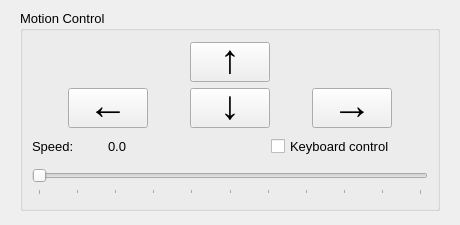
<?xml version="1.0" encoding="UTF-8"?>
<ui version="4.0">
 <class>MotionControlWidget</class>
 <widget class="QWidget" name="MotionControlWidget">
  <property name="geometry">
   <rect>
    <x>0</x>
    <y>0</y>
    <width>460</width>
    <height>225</height>
   </rect>
  </property>
  <property name="windowTitle">
   <string>Form</string>
  </property>
  <widget class="QGroupBox" name="groupBox">
   <property name="geometry">
    <rect>
     <x>20</x>
     <y>10</y>
     <width>420</width>
     <height>201</height>
    </rect>
   </property>
   <property name="font">
    <font>
     <pointsize>10</pointsize>
    </font>
   </property>
   <property name="title">
    <string>Motion Control</string>
   </property>
   <layout class="QVBoxLayout" name="verticalLayout">
    <item>
     <layout class="QGridLayout" name="gridLayout">
      <property name="sizeConstraint">
       <enum>QLayout::SetDefaultConstraint</enum>
      </property>
      <item row="1" column="1">
       <widget class="QPushButton" name="downButton">
        <property name="minimumSize">
         <size>
          <width>40</width>
          <height>40</height>
         </size>
        </property>
        <property name="maximumSize">
         <size>
          <width>80</width>
          <height>40</height>
         </size>
        </property>
        <property name="font">
         <font>
          <family>Consolas</family>
          <pointsize>30</pointsize>
          <weight>50</weight>
          <bold>false</bold>
         </font>
        </property>
        <property name="text">
         <string>↓</string>
        </property>
       </widget>
      </item>
      <item row="1" column="0">
       <widget class="QPushButton" name="leftButton">
        <property name="minimumSize">
         <size>
          <width>40</width>
          <height>40</height>
         </size>
        </property>
        <property name="maximumSize">
         <size>
          <width>80</width>
          <height>40</height>
         </size>
        </property>
        <property name="font">
         <font>
          <family>Consolas</family>
          <pointsize>30</pointsize>
          <weight>50</weight>
          <bold>false</bold>
         </font>
        </property>
        <property name="text">
         <string>←</string>
        </property>
       </widget>
      </item>
      <item row="0" column="1">
       <widget class="QPushButton" name="upButton">
        <property name="minimumSize">
         <size>
          <width>40</width>
          <height>40</height>
         </size>
        </property>
        <property name="maximumSize">
         <size>
          <width>80</width>
          <height>40</height>
         </size>
        </property>
        <property name="font">
         <font>
          <family>Consolas</family>
          <pointsize>30</pointsize>
          <weight>50</weight>
          <italic>false</italic>
          <bold>false</bold>
          <underline>false</underline>
          <strikeout>false</strikeout>
          <kerning>true</kerning>
         </font>
        </property>
        <property name="text">
         <string>↑</string>
        </property>
       </widget>
      </item>
      <item row="1" column="2">
       <widget class="QPushButton" name="rightButton">
        <property name="minimumSize">
         <size>
          <width>40</width>
          <height>40</height>
         </size>
        </property>
        <property name="maximumSize">
         <size>
          <width>80</width>
          <height>40</height>
         </size>
        </property>
        <property name="font">
         <font>
          <family>Consolas</family>
          <pointsize>30</pointsize>
          <weight>50</weight>
          <bold>false</bold>
         </font>
        </property>
        <property name="text">
         <string>→</string>
        </property>
       </widget>
      </item>
     </layout>
    </item>
    <item>
     <layout class="QHBoxLayout" name="horizontalLayout">
      <item>
       <widget class="QLabel" name="label">
        <property name="maximumSize">
         <size>
          <width>70</width>
          <height>50</height>
         </size>
        </property>
        <property name="font">
         <font>
          <pointsize>10</pointsize>
         </font>
        </property>
        <property name="text">
         <string>Speed:</string>
        </property>
       </widget>
      </item>
      <item>
       <widget class="QLabel" name="speedValueLabel">
        <property name="maximumSize">
         <size>
          <width>16777215</width>
          <height>50</height>
         </size>
        </property>
        <property name="font">
         <font>
          <pointsize>10</pointsize>
         </font>
        </property>
        <property name="text">
         <string>0.0</string>
        </property>
       </widget>
      </item>
      <item>
       <widget class="QCheckBox" name="keyboardCheckBox">
        <property name="font">
         <font>
          <pointsize>10</pointsize>
         </font>
        </property>
        <property name="text">
         <string>Keyboard control</string>
        </property>
        <property name="checked">
         <bool>false</bool>
        </property>
       </widget>
      </item>
     </layout>
    </item>
    <item>
     <widget class="QSlider" name="speedSlider">
      <property name="minimumSize">
       <size>
        <width>0</width>
        <height>30</height>
       </size>
      </property>
      <property name="minimum">
       <number>0</number>
      </property>
      <property name="maximum">
       <number>100</number>
      </property>
      <property name="singleStep">
       <number>1</number>
      </property>
      <property name="pageStep">
       <number>2</number>
      </property>
      <property name="tracking">
       <bool>true</bool>
      </property>
      <property name="orientation">
       <enum>Qt::Horizontal</enum>
      </property>
      <property name="invertedAppearance">
       <bool>false</bool>
      </property>
      <property name="invertedControls">
       <bool>false</bool>
      </property>
      <property name="tickPosition">
       <enum>QSlider::TicksBelow</enum>
      </property>
      <property name="tickInterval">
       <number>10</number>
      </property>
     </widget>
    </item>
   </layout>
  </widget>
 </widget>
 <resources/>
 <connections>
  <connection>
   <sender>leftButton</sender>
   <signal>pressed()</signal>
   <receiver>MotionControlWidget</receiver>
   <slot>onLeftPressed()</slot>
   <hints>
    <hint type="sourcelabel">
     <x>106</x>
     <y>165</y>
    </hint>
    <hint type="destinationlabel">
     <x>229</x>
     <y>149</y>
    </hint>
   </hints>
  </connection>
  <connection>
   <sender>speedSlider</sender>
   <signal>valueChanged(int)</signal>
   <receiver>MotionControlWidget</receiver>
   <slot>onSliderValueChanged(int)</slot>
   <hints>
    <hint type="sourcelabel">
     <x>229</x>
     <y>264</y>
    </hint>
    <hint type="destinationlabel">
     <x>229</x>
     <y>149</y>
    </hint>
   </hints>
  </connection>
  <connection>
   <sender>downButton</sender>
   <signal>pressed()</signal>
   <receiver>MotionControlWidget</receiver>
   <slot>onDownPressed()</slot>
   <hints>
    <hint type="sourcelabel">
     <x>228</x>
     <y>165</y>
    </hint>
    <hint type="destinationlabel">
     <x>229</x>
     <y>149</y>
    </hint>
   </hints>
  </connection>
  <connection>
   <sender>downButton</sender>
   <signal>released()</signal>
   <receiver>MotionControlWidget</receiver>
   <slot>onArrowKeyReleased()</slot>
   <hints>
    <hint type="sourcelabel">
     <x>228</x>
     <y>165</y>
    </hint>
    <hint type="destinationlabel">
     <x>229</x>
     <y>149</y>
    </hint>
   </hints>
  </connection>
  <connection>
   <sender>upButton</sender>
   <signal>pressed()</signal>
   <receiver>MotionControlWidget</receiver>
   <slot>onUpPressed()</slot>
   <hints>
    <hint type="sourcelabel">
     <x>228</x>
     <y>79</y>
    </hint>
    <hint type="destinationlabel">
     <x>229</x>
     <y>149</y>
    </hint>
   </hints>
  </connection>
  <connection>
   <sender>rightButton</sender>
   <signal>pressed()</signal>
   <receiver>MotionControlWidget</receiver>
   <slot>onRightPressed()</slot>
   <hints>
    <hint type="sourcelabel">
     <x>350</x>
     <y>165</y>
    </hint>
    <hint type="destinationlabel">
     <x>229</x>
     <y>149</y>
    </hint>
   </hints>
  </connection>
  <connection>
   <sender>rightButton</sender>
   <signal>released()</signal>
   <receiver>MotionControlWidget</receiver>
   <slot>onArrowKeyReleased()</slot>
   <hints>
    <hint type="sourcelabel">
     <x>350</x>
     <y>165</y>
    </hint>
    <hint type="destinationlabel">
     <x>229</x>
     <y>149</y>
    </hint>
   </hints>
  </connection>
  <connection>
   <sender>upButton</sender>
   <signal>released()</signal>
   <receiver>MotionControlWidget</receiver>
   <slot>onArrowKeyReleased()</slot>
   <hints>
    <hint type="sourcelabel">
     <x>228</x>
     <y>79</y>
    </hint>
    <hint type="destinationlabel">
     <x>229</x>
     <y>149</y>
    </hint>
   </hints>
  </connection>
  <connection>
   <sender>leftButton</sender>
   <signal>released()</signal>
   <receiver>MotionControlWidget</receiver>
   <slot>onArrowKeyReleased()</slot>
   <hints>
    <hint type="sourcelabel">
     <x>106</x>
     <y>165</y>
    </hint>
    <hint type="destinationlabel">
     <x>229</x>
     <y>149</y>
    </hint>
   </hints>
  </connection>
  <connection>
   <sender>keyboardCheckBox</sender>
   <signal>stateChanged(int)</signal>
   <receiver>MotionControlWidget</receiver>
   <slot>onKeyboardChecked(int)</slot>
   <hints>
    <hint type="sourcelabel">
     <x>109</x>
     <y>79</y>
    </hint>
    <hint type="destinationlabel">
     <x>229</x>
     <y>149</y>
    </hint>
   </hints>
  </connection>
 </connections>
 <slots>
  <slot>onUpPressed()</slot>
  <slot>onLeftPressed()</slot>
  <slot>onRightPressed()</slot>
  <slot>onDownPressed()</slot>
  <slot>onArrowKeyReleased()</slot>
  <slot>onSliderValueChanged(int)</slot>
  <slot>onKeyboardChecked(int)</slot>
 </slots>
</ui>
